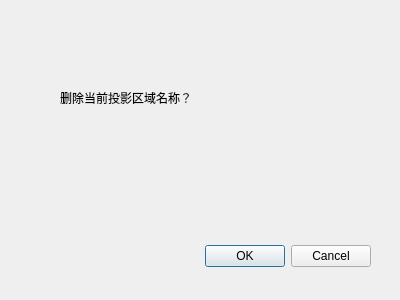
<?xml version="1.0" encoding="UTF-8"?>
<ui version="4.0">
 <class>delete_zone_id_Dialog</class>
 <widget class="QDialog" name="delete_zone_id_Dialog">
  <property name="geometry">
   <rect>
    <x>0</x>
    <y>0</y>
    <width>400</width>
    <height>300</height>
   </rect>
  </property>
  <property name="windowTitle">
   <string>Dialog</string>
  </property>
  <widget class="QDialogButtonBox" name="buttonBox">
   <property name="geometry">
    <rect>
     <x>30</x>
     <y>240</y>
     <width>341</width>
     <height>32</height>
    </rect>
   </property>
   <property name="orientation">
    <enum>Qt::Horizontal</enum>
   </property>
   <property name="standardButtons">
    <set>QDialogButtonBox::Cancel|QDialogButtonBox::Ok</set>
   </property>
  </widget>
  <widget class="QLabel" name="label">
   <property name="geometry">
    <rect>
     <x>60</x>
     <y>90</y>
     <width>261</width>
     <height>16</height>
    </rect>
   </property>
   <property name="text">
    <string>删除当前投影区域名称？</string>
   </property>
  </widget>
 </widget>
 <resources/>
 <connections>
  <connection>
   <sender>buttonBox</sender>
   <signal>accepted()</signal>
   <receiver>delete_zone_id_Dialog</receiver>
   <slot>accept()</slot>
   <hints>
    <hint type="sourcelabel">
     <x>248</x>
     <y>254</y>
    </hint>
    <hint type="destinationlabel">
     <x>157</x>
     <y>274</y>
    </hint>
   </hints>
  </connection>
  <connection>
   <sender>buttonBox</sender>
   <signal>rejected()</signal>
   <receiver>delete_zone_id_Dialog</receiver>
   <slot>reject()</slot>
   <hints>
    <hint type="sourcelabel">
     <x>316</x>
     <y>260</y>
    </hint>
    <hint type="destinationlabel">
     <x>286</x>
     <y>274</y>
    </hint>
   </hints>
  </connection>
 </connections>
</ui>
